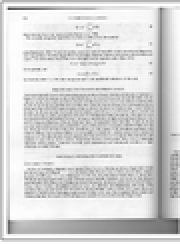
#> input picture Digital-Image-Processing/Lab 3/Lab 3/B1.png, 90 x 122 px, shrunk from 271 x 365 before the run (shown 2 times larger)
$ python 'Task 2.py'
#> lines starting #> are read from the running program, lines starting #| are printed output that depends on the picture
import cv2
from matplotlib import pyplot as plt

def show_hist(path):
#> called with path = 'B1.png'
    img = cv2.imread(path, 0)
#> img is the input picture: shape (122, 90); min 71, max 255, mean 214
    plt.hist(img.ravel(), 256, [0, 256])
    plt.show()
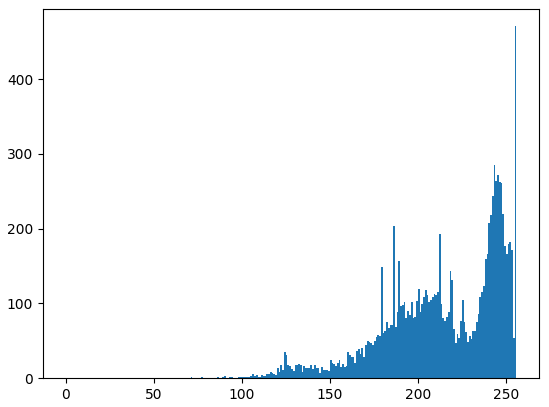
#> figure drawn by matplotlib, 1 panel; tallest bar 471 high, from x = 255 to 256

show_hist("B1.png")
show_hist("B2.jpg")
#> call 2 of show_hist, with path = 'B2.jpg'
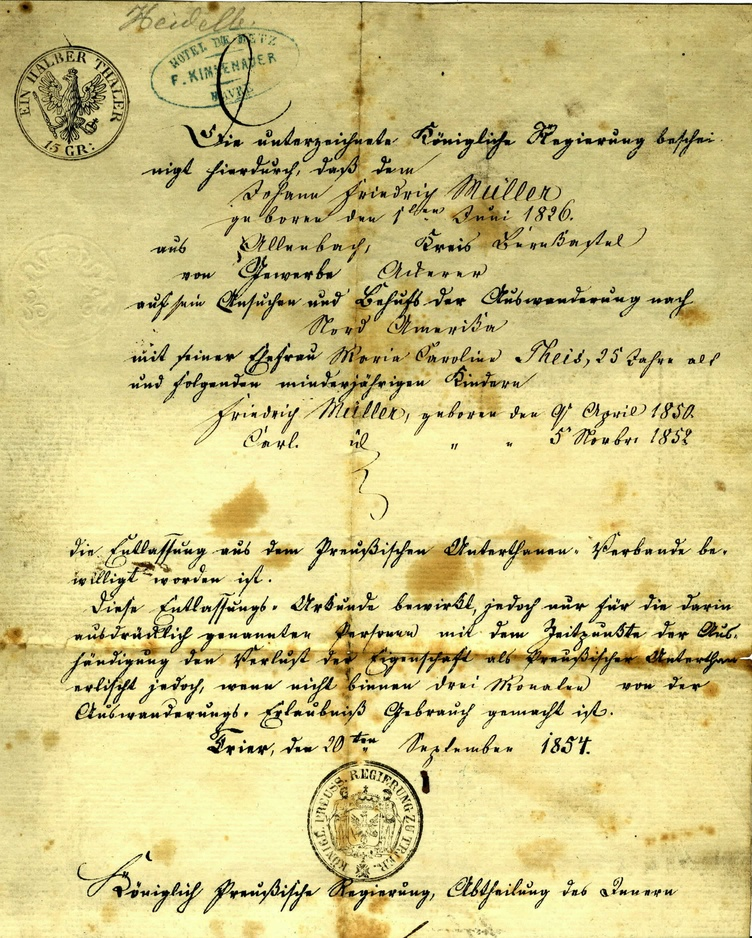
#> input picture Digital-Image-Processing/Lab 3/Lab 3/B2.jpg, 752 x 938 px, shrunk from 2258 x 2814 before the run
#> in show_hist (call 2), `img = cv2.imread(path, 0)`:
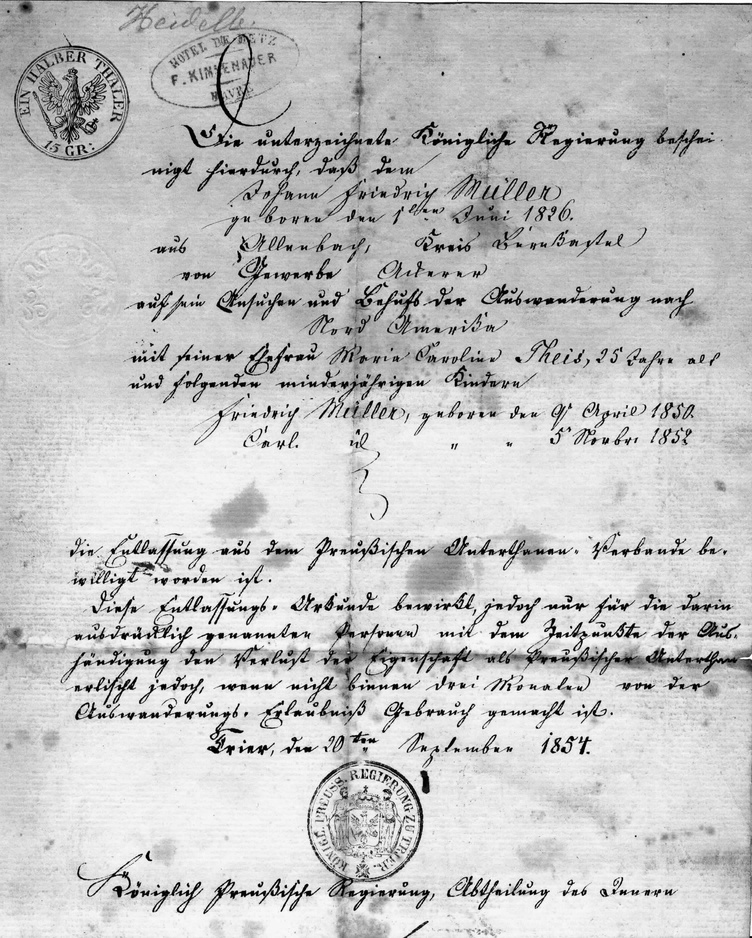
#> img: shape (938, 752); min 0, max 255, mean 195.3
#> in show_hist (call 2), `plt.show()`:
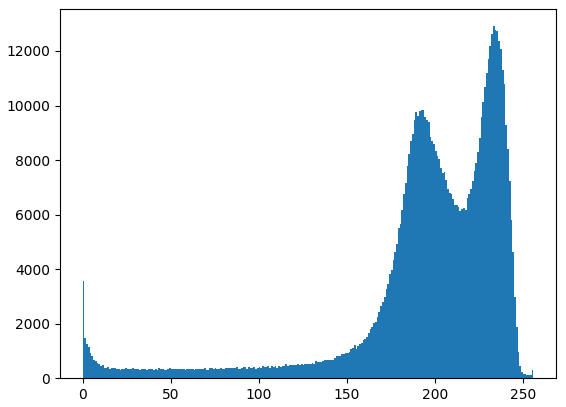
#> figure drawn by matplotlib, 1 panel; tallest bar 12909 high, from x = 233 to 234
show_hist("B3.jpg")
#> call 3 of show_hist, with path = 'B3.jpg'
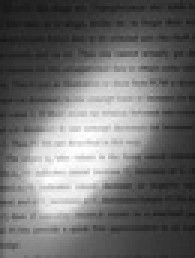
#> input picture Digital-Image-Processing/Lab 3/Lab 3/B3.jpg, 65 x 86 px, shrunk from 194 x 259 before the run (shown 3 times larger)
#> in show_hist, img is the input picture: shape (86, 65); min 24, max 255, mean 110.3
#> in show_hist (call 3), `plt.show()`:
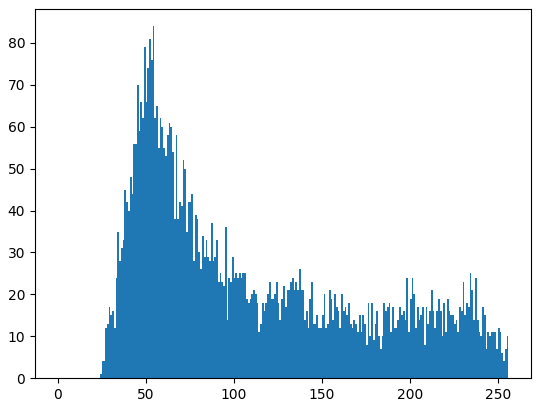
#> figure drawn by matplotlib, 1 panel; tallest bar 84 high, from x = 54 to 55
